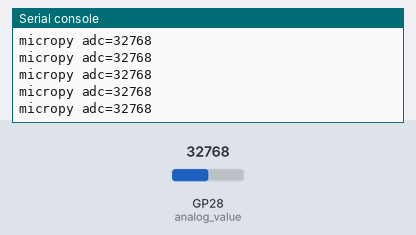
Bench run of a program on a simulated Raspberry Pi Pico running MicroPython. Shown: the last lines printed to the serial console. The inputs (shaded band) are chosen by the test bench; at power-on: GP28 (analog_value) = 32768 (analog values on the 0–65535 scale).

Above: at 1.2 s.
1.3 s: GP28 (analog_value) set to 45874
At 1.31 s:
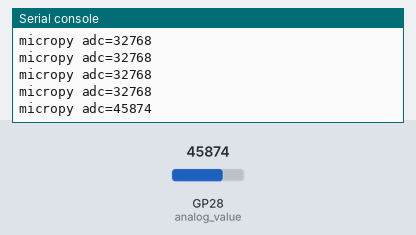
2.8 s: GP28 (analog_value) set to 57670
At 2.81 s:
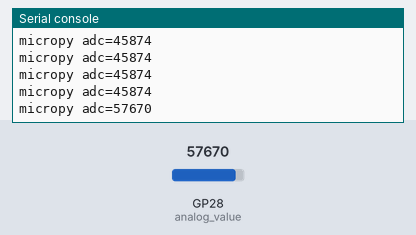
Timing chart, 0 to 5.8 s (numbered marks = the images above; inputs shaded):
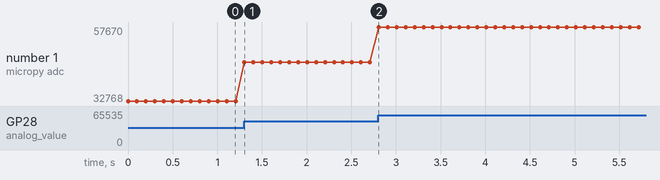

Measured:
- after the input at 1.3 s, the serial console: prints a new line at once (image 1)
- after the input at 2.8 s, the serial console: prints a new line at once (image 2)
- plotted number 1: 32768 → 45874 after the input at 1.3 s, 45874 → 57670 after the input at 2.8 s

The program:

main.py
```python
import machine
import utime

analog_value = machine.ADC(28)

def adc_loop():
    while True:
      reading = analog_value.read_u16()
      print("micropy adc={}".format(reading))
      utime.sleep(0.1)

adc_loop()
```
